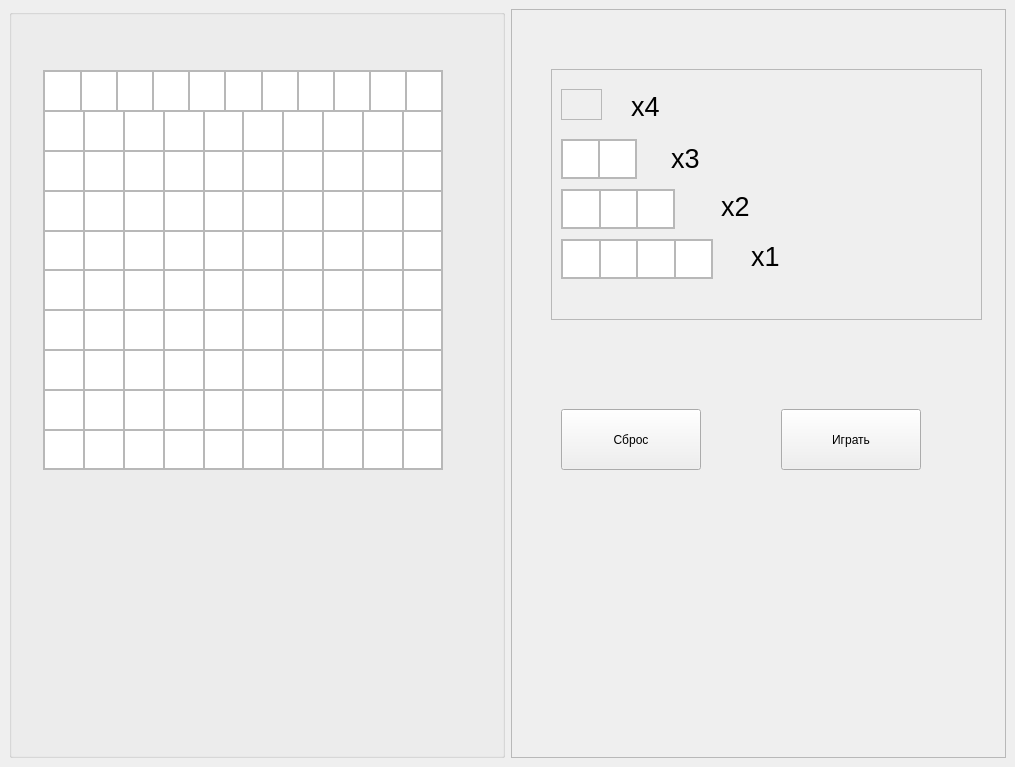
<?xml version="1.0" encoding="UTF-8"?>
<ui version="4.0">
 <class>MainWindow</class>
 <widget class="QMainWindow" name="MainWindow">
  <property name="geometry">
   <rect>
    <x>0</x>
    <y>0</y>
    <width>1015</width>
    <height>767</height>
   </rect>
  </property>
  <property name="windowTitle">
   <string>MainWindow</string>
  </property>
  <property name="autoFillBackground">
   <bool>true</bool>
  </property>
  <widget class="QWidget" name="centralwidget">
   <layout class="QHBoxLayout" name="horizontalLayout">
    <item>
     <widget class="QGroupBox" name="groupBox">
      <property name="title">
       <string/>
      </property>
      <widget class="QFrame" name="frame">
       <property name="geometry">
        <rect>
         <x>34</x>
         <y>61</y>
         <width>400</width>
         <height>400</height>
        </rect>
       </property>
       <property name="sizePolicy">
        <sizepolicy hsizetype="MinimumExpanding" vsizetype="MinimumExpanding">
         <horstretch>0</horstretch>
         <verstretch>0</verstretch>
        </sizepolicy>
       </property>
       <property name="frameShape">
        <enum>QFrame::StyledPanel</enum>
       </property>
       <property name="frameShadow">
        <enum>QFrame::Raised</enum>
       </property>
       <property name="lineWidth">
        <number>1</number>
       </property>
       <layout class="QVBoxLayout" name="verticalLayout">
        <property name="spacing">
         <number>0</number>
        </property>
        <property name="leftMargin">
         <number>0</number>
        </property>
        <property name="topMargin">
         <number>0</number>
        </property>
        <property name="rightMargin">
         <number>0</number>
        </property>
        <property name="bottomMargin">
         <number>0</number>
        </property>
        <item>
         <layout class="QHBoxLayout" name="horizontalLayout_0">
          <property name="spacing">
           <number>0</number>
          </property>
          <property name="sizeConstraint">
           <enum>QLayout::SetDefaultConstraint</enum>
          </property>
          <item>
           <widget class="QGraphicsView" name="graphicsView_1"/>
          </item>
          <item>
           <widget class="QGraphicsView" name="graphicsView_2"/>
          </item>
          <item>
           <widget class="QGraphicsView" name="graphicsView_3"/>
          </item>
          <item>
           <widget class="QGraphicsView" name="graphicsView_4"/>
          </item>
          <item>
           <widget class="QGraphicsView" name="graphicsView_5"/>
          </item>
          <item>
           <widget class="QGraphicsView" name="graphicsView_6"/>
          </item>
          <item>
           <widget class="QGraphicsView" name="graphicsView_7"/>
          </item>
          <item>
           <widget class="QGraphicsView" name="graphicsView_8"/>
          </item>
          <item>
           <widget class="QGraphicsView" name="graphicsView_9"/>
          </item>
          <item>
           <widget class="QGraphicsView" name="graphicsView_10"/>
          </item>
          <item>
           <widget class="QGraphicsView" name="graphicsView"/>
          </item>
         </layout>
        </item>
        <item>
         <layout class="QHBoxLayout" name="horizontalLayout_1">
          <property name="spacing">
           <number>0</number>
          </property>
          <item>
           <widget class="QGraphicsView" name="graphicsView_11"/>
          </item>
          <item>
           <widget class="QGraphicsView" name="graphicsView_12"/>
          </item>
          <item>
           <widget class="QGraphicsView" name="graphicsView_13"/>
          </item>
          <item>
           <widget class="QGraphicsView" name="graphicsView_14"/>
          </item>
          <item>
           <widget class="QGraphicsView" name="graphicsView_15"/>
          </item>
          <item>
           <widget class="QGraphicsView" name="graphicsView_16"/>
          </item>
          <item>
           <widget class="QGraphicsView" name="graphicsView_17"/>
          </item>
          <item>
           <widget class="QGraphicsView" name="graphicsView_18"/>
          </item>
          <item>
           <widget class="QGraphicsView" name="graphicsView_19"/>
          </item>
          <item>
           <widget class="QGraphicsView" name="graphicsView_20"/>
          </item>
         </layout>
        </item>
        <item>
         <layout class="QHBoxLayout" name="horizontalLayout_2">
          <property name="spacing">
           <number>0</number>
          </property>
          <item>
           <widget class="QGraphicsView" name="graphicsView_21"/>
          </item>
          <item>
           <widget class="QGraphicsView" name="graphicsView_22"/>
          </item>
          <item>
           <widget class="QGraphicsView" name="graphicsView_23"/>
          </item>
          <item>
           <widget class="QGraphicsView" name="graphicsView_24"/>
          </item>
          <item>
           <widget class="QGraphicsView" name="graphicsView_25"/>
          </item>
          <item>
           <widget class="QGraphicsView" name="graphicsView_26"/>
          </item>
          <item>
           <widget class="QGraphicsView" name="graphicsView_27"/>
          </item>
          <item>
           <widget class="QGraphicsView" name="graphicsView_28"/>
          </item>
          <item>
           <widget class="QGraphicsView" name="graphicsView_29"/>
          </item>
          <item>
           <widget class="QGraphicsView" name="graphicsView_30"/>
          </item>
         </layout>
        </item>
        <item>
         <layout class="QHBoxLayout" name="horizontalLayout_3">
          <property name="spacing">
           <number>0</number>
          </property>
          <item>
           <widget class="QGraphicsView" name="graphicsView_31"/>
          </item>
          <item>
           <widget class="QGraphicsView" name="graphicsView_32"/>
          </item>
          <item>
           <widget class="QGraphicsView" name="graphicsView_33"/>
          </item>
          <item>
           <widget class="QGraphicsView" name="graphicsView_34"/>
          </item>
          <item>
           <widget class="QGraphicsView" name="graphicsView_35"/>
          </item>
          <item>
           <widget class="QGraphicsView" name="graphicsView_36"/>
          </item>
          <item>
           <widget class="QGraphicsView" name="graphicsView_37"/>
          </item>
          <item>
           <widget class="QGraphicsView" name="graphicsView_38"/>
          </item>
          <item>
           <widget class="QGraphicsView" name="graphicsView_39"/>
          </item>
          <item>
           <widget class="QGraphicsView" name="graphicsView_40"/>
          </item>
         </layout>
        </item>
        <item>
         <layout class="QHBoxLayout" name="horizontalLayout_4">
          <property name="spacing">
           <number>0</number>
          </property>
          <item>
           <widget class="QGraphicsView" name="graphicsView_41"/>
          </item>
          <item>
           <widget class="QGraphicsView" name="graphicsView_42"/>
          </item>
          <item>
           <widget class="QGraphicsView" name="graphicsView_43"/>
          </item>
          <item>
           <widget class="QGraphicsView" name="graphicsView_44"/>
          </item>
          <item>
           <widget class="QGraphicsView" name="graphicsView_45"/>
          </item>
          <item>
           <widget class="QGraphicsView" name="graphicsView_46"/>
          </item>
          <item>
           <widget class="QGraphicsView" name="graphicsView_47"/>
          </item>
          <item>
           <widget class="QGraphicsView" name="graphicsView_48"/>
          </item>
          <item>
           <widget class="QGraphicsView" name="graphicsView_49"/>
          </item>
          <item>
           <widget class="QGraphicsView" name="graphicsView_50"/>
          </item>
         </layout>
        </item>
        <item>
         <layout class="QHBoxLayout" name="horizontalLayout_5">
          <property name="spacing">
           <number>0</number>
          </property>
          <item>
           <widget class="QGraphicsView" name="graphicsView_51"/>
          </item>
          <item>
           <widget class="QGraphicsView" name="graphicsView_52"/>
          </item>
          <item>
           <widget class="QGraphicsView" name="graphicsView_53"/>
          </item>
          <item>
           <widget class="QGraphicsView" name="graphicsView_54"/>
          </item>
          <item>
           <widget class="QGraphicsView" name="graphicsView_55"/>
          </item>
          <item>
           <widget class="QGraphicsView" name="graphicsView_56"/>
          </item>
          <item>
           <widget class="QGraphicsView" name="graphicsView_57"/>
          </item>
          <item>
           <widget class="QGraphicsView" name="graphicsView_58"/>
          </item>
          <item>
           <widget class="QGraphicsView" name="graphicsView_59"/>
          </item>
          <item>
           <widget class="QGraphicsView" name="graphicsView_60"/>
          </item>
         </layout>
        </item>
        <item>
         <layout class="QHBoxLayout" name="horizontalLayout_6">
          <property name="spacing">
           <number>0</number>
          </property>
          <item>
           <widget class="QGraphicsView" name="graphicsView_61"/>
          </item>
          <item>
           <widget class="QGraphicsView" name="graphicsView_62"/>
          </item>
          <item>
           <widget class="QGraphicsView" name="graphicsView_63"/>
          </item>
          <item>
           <widget class="QGraphicsView" name="graphicsView_64"/>
          </item>
          <item>
           <widget class="QGraphicsView" name="graphicsView_65"/>
          </item>
          <item>
           <widget class="QGraphicsView" name="graphicsView_66"/>
          </item>
          <item>
           <widget class="QGraphicsView" name="graphicsView_67"/>
          </item>
          <item>
           <widget class="QGraphicsView" name="graphicsView_68"/>
          </item>
          <item>
           <widget class="QGraphicsView" name="graphicsView_69"/>
          </item>
          <item>
           <widget class="QGraphicsView" name="graphicsView_70"/>
          </item>
         </layout>
        </item>
        <item>
         <layout class="QHBoxLayout" name="horizontalLayout_7">
          <property name="spacing">
           <number>0</number>
          </property>
          <item>
           <widget class="QGraphicsView" name="graphicsView_71"/>
          </item>
          <item>
           <widget class="QGraphicsView" name="graphicsView_72"/>
          </item>
          <item>
           <widget class="QGraphicsView" name="graphicsView_73"/>
          </item>
          <item>
           <widget class="QGraphicsView" name="graphicsView_74"/>
          </item>
          <item>
           <widget class="QGraphicsView" name="graphicsView_75"/>
          </item>
          <item>
           <widget class="QGraphicsView" name="graphicsView_76"/>
          </item>
          <item>
           <widget class="QGraphicsView" name="graphicsView_77"/>
          </item>
          <item>
           <widget class="QGraphicsView" name="graphicsView_78"/>
          </item>
          <item>
           <widget class="QGraphicsView" name="graphicsView_79"/>
          </item>
          <item>
           <widget class="QGraphicsView" name="graphicsView_80"/>
          </item>
         </layout>
        </item>
        <item>
         <layout class="QHBoxLayout" name="horizontalLayout_8">
          <property name="spacing">
           <number>0</number>
          </property>
          <item>
           <widget class="QGraphicsView" name="graphicsView_81"/>
          </item>
          <item>
           <widget class="QGraphicsView" name="graphicsView_82"/>
          </item>
          <item>
           <widget class="QGraphicsView" name="graphicsView_83"/>
          </item>
          <item>
           <widget class="QGraphicsView" name="graphicsView_84"/>
          </item>
          <item>
           <widget class="QGraphicsView" name="graphicsView_85"/>
          </item>
          <item>
           <widget class="QGraphicsView" name="graphicsView_86"/>
          </item>
          <item>
           <widget class="QGraphicsView" name="graphicsView_87"/>
          </item>
          <item>
           <widget class="QGraphicsView" name="graphicsView_88"/>
          </item>
          <item>
           <widget class="QGraphicsView" name="graphicsView_89"/>
          </item>
          <item>
           <widget class="QGraphicsView" name="graphicsView_90"/>
          </item>
         </layout>
        </item>
        <item>
         <layout class="QHBoxLayout" name="horizontalLayout_9">
          <property name="spacing">
           <number>0</number>
          </property>
          <item>
           <widget class="QGraphicsView" name="graphicsView_91"/>
          </item>
          <item>
           <widget class="QGraphicsView" name="graphicsView_92"/>
          </item>
          <item>
           <widget class="QGraphicsView" name="graphicsView_93"/>
          </item>
          <item>
           <widget class="QGraphicsView" name="graphicsView_94"/>
          </item>
          <item>
           <widget class="QGraphicsView" name="graphicsView_95"/>
          </item>
          <item>
           <widget class="QGraphicsView" name="graphicsView_96"/>
          </item>
          <item>
           <widget class="QGraphicsView" name="graphicsView_97"/>
          </item>
          <item>
           <widget class="QGraphicsView" name="graphicsView_98"/>
          </item>
          <item>
           <widget class="QGraphicsView" name="graphicsView_99"/>
          </item>
          <item>
           <widget class="QGraphicsView" name="graphicsView_100"/>
          </item>
         </layout>
        </item>
       </layout>
      </widget>
     </widget>
    </item>
    <item>
     <widget class="QFrame" name="frame_2">
      <property name="acceptDrops">
       <bool>false</bool>
      </property>
      <property name="frameShape">
       <enum>QFrame::StyledPanel</enum>
      </property>
      <property name="frameShadow">
       <enum>QFrame::Raised</enum>
      </property>
      <widget class="QFrame" name="frame_3">
       <property name="geometry">
        <rect>
         <x>40</x>
         <y>60</y>
         <width>431</width>
         <height>251</height>
        </rect>
       </property>
       <property name="frameShape">
        <enum>QFrame::StyledPanel</enum>
       </property>
       <property name="frameShadow">
        <enum>QFrame::Raised</enum>
       </property>
       <widget class="QFrame" name="frame_5">
        <property name="geometry">
         <rect>
          <x>10</x>
          <y>70</y>
          <width>76</width>
          <height>40</height>
         </rect>
        </property>
        <property name="acceptDrops">
         <bool>false</bool>
        </property>
        <property name="frameShape">
         <enum>QFrame::StyledPanel</enum>
        </property>
        <property name="frameShadow">
         <enum>QFrame::Raised</enum>
        </property>
        <property name="lineWidth">
         <number>0</number>
        </property>
        <layout class="QVBoxLayout" name="verticalLayout_2">
         <property name="spacing">
          <number>1</number>
         </property>
         <property name="leftMargin">
          <number>0</number>
         </property>
         <property name="topMargin">
          <number>0</number>
         </property>
         <property name="rightMargin">
          <number>0</number>
         </property>
         <property name="bottomMargin">
          <number>0</number>
         </property>
         <item>
          <layout class="QHBoxLayout" name="horizontalLayout_11">
           <property name="spacing">
            <number>0</number>
           </property>
           <item>
            <widget class="QGraphicsView" name="graphicsView_101">
             <property name="frameShape">
              <enum>QFrame::StyledPanel</enum>
             </property>
             <property name="frameShadow">
              <enum>QFrame::Sunken</enum>
             </property>
             <property name="lineWidth">
              <number>1</number>
             </property>
            </widget>
           </item>
           <item>
            <widget class="QGraphicsView" name="graphicsView_102">
             <property name="frameShape">
              <enum>QFrame::StyledPanel</enum>
             </property>
             <property name="lineWidth">
              <number>1</number>
             </property>
            </widget>
           </item>
          </layout>
         </item>
        </layout>
       </widget>
       <widget class="QFrame" name="frame_6">
        <property name="geometry">
         <rect>
          <x>10</x>
          <y>120</y>
          <width>114</width>
          <height>40</height>
         </rect>
        </property>
        <property name="frameShape">
         <enum>QFrame::StyledPanel</enum>
        </property>
        <property name="frameShadow">
         <enum>QFrame::Raised</enum>
        </property>
        <property name="lineWidth">
         <number>0</number>
        </property>
        <layout class="QVBoxLayout" name="verticalLayout_3">
         <property name="leftMargin">
          <number>0</number>
         </property>
         <property name="topMargin">
          <number>0</number>
         </property>
         <property name="rightMargin">
          <number>0</number>
         </property>
         <property name="bottomMargin">
          <number>0</number>
         </property>
         <item>
          <layout class="QHBoxLayout" name="horizontalLayout_12">
           <property name="spacing">
            <number>0</number>
           </property>
           <item>
            <widget class="QGraphicsView" name="graphicsView_103"/>
           </item>
           <item>
            <widget class="QGraphicsView" name="graphicsView_104"/>
           </item>
           <item>
            <widget class="QGraphicsView" name="graphicsView_105">
             <property name="lineWidth">
              <number>0</number>
             </property>
            </widget>
           </item>
          </layout>
         </item>
        </layout>
       </widget>
       <widget class="QFrame" name="frame_7">
        <property name="geometry">
         <rect>
          <x>10</x>
          <y>170</y>
          <width>152</width>
          <height>40</height>
         </rect>
        </property>
        <property name="frameShape">
         <enum>QFrame::StyledPanel</enum>
        </property>
        <property name="frameShadow">
         <enum>QFrame::Raised</enum>
        </property>
        <layout class="QVBoxLayout" name="verticalLayout_4">
         <property name="leftMargin">
          <number>0</number>
         </property>
         <property name="topMargin">
          <number>0</number>
         </property>
         <property name="rightMargin">
          <number>0</number>
         </property>
         <property name="bottomMargin">
          <number>0</number>
         </property>
         <item>
          <layout class="QHBoxLayout" name="horizontalLayout_13">
           <property name="spacing">
            <number>0</number>
           </property>
           <item>
            <widget class="QGraphicsView" name="graphicsView_106"/>
           </item>
           <item>
            <widget class="QGraphicsView" name="graphicsView_107"/>
           </item>
           <item>
            <widget class="QGraphicsView" name="graphicsView_108"/>
           </item>
           <item>
            <widget class="QGraphicsView" name="graphicsView_109"/>
           </item>
          </layout>
         </item>
        </layout>
       </widget>
       <widget class="QLabel" name="label_1">
        <property name="geometry">
         <rect>
          <x>80</x>
          <y>20</y>
          <width>34</width>
          <height>34</height>
         </rect>
        </property>
        <property name="font">
         <font>
          <pointsize>20</pointsize>
         </font>
        </property>
        <property name="text">
         <string>x4</string>
        </property>
       </widget>
       <widget class="QFrame" name="frame_4">
        <property name="geometry">
         <rect>
          <x>10</x>
          <y>20</y>
          <width>41</width>
          <height>31</height>
         </rect>
        </property>
        <property name="acceptDrops">
         <bool>false</bool>
        </property>
        <property name="frameShape">
         <enum>QFrame::StyledPanel</enum>
        </property>
        <property name="frameShadow">
         <enum>QFrame::Raised</enum>
        </property>
        <property name="lineWidth">
         <number>1</number>
        </property>
        <layout class="QVBoxLayout" name="verticalLayout_5">
         <property name="leftMargin">
          <number>0</number>
         </property>
         <property name="topMargin">
          <number>0</number>
         </property>
         <property name="rightMargin">
          <number>0</number>
         </property>
         <property name="bottomMargin">
          <number>0</number>
         </property>
        </layout>
       </widget>
       <widget class="QLabel" name="label_2">
        <property name="geometry">
         <rect>
          <x>120</x>
          <y>72</y>
          <width>34</width>
          <height>34</height>
         </rect>
        </property>
        <property name="font">
         <font>
          <pointsize>20</pointsize>
         </font>
        </property>
        <property name="text">
         <string>x3</string>
        </property>
       </widget>
       <widget class="QLabel" name="label_3">
        <property name="geometry">
         <rect>
          <x>170</x>
          <y>120</y>
          <width>34</width>
          <height>34</height>
         </rect>
        </property>
        <property name="font">
         <font>
          <pointsize>20</pointsize>
         </font>
        </property>
        <property name="text">
         <string>x2</string>
        </property>
       </widget>
       <widget class="QLabel" name="label_4">
        <property name="geometry">
         <rect>
          <x>200</x>
          <y>170</y>
          <width>34</width>
          <height>34</height>
         </rect>
        </property>
        <property name="font">
         <font>
          <pointsize>20</pointsize>
         </font>
        </property>
        <property name="text">
         <string>x1</string>
        </property>
       </widget>
      </widget>
      <widget class="QPushButton" name="pushButton_1">
       <property name="geometry">
        <rect>
         <x>50</x>
         <y>400</y>
         <width>140</width>
         <height>61</height>
        </rect>
       </property>
       <property name="text">
        <string>Сброс</string>
       </property>
      </widget>
      <widget class="QPushButton" name="pushButton_2">
       <property name="geometry">
        <rect>
         <x>270</x>
         <y>400</y>
         <width>140</width>
         <height>61</height>
        </rect>
       </property>
       <property name="text">
        <string>Играть</string>
       </property>
      </widget>
     </widget>
    </item>
   </layout>
  </widget>
 </widget>
 <resources/>
 <connections/>
</ui>
